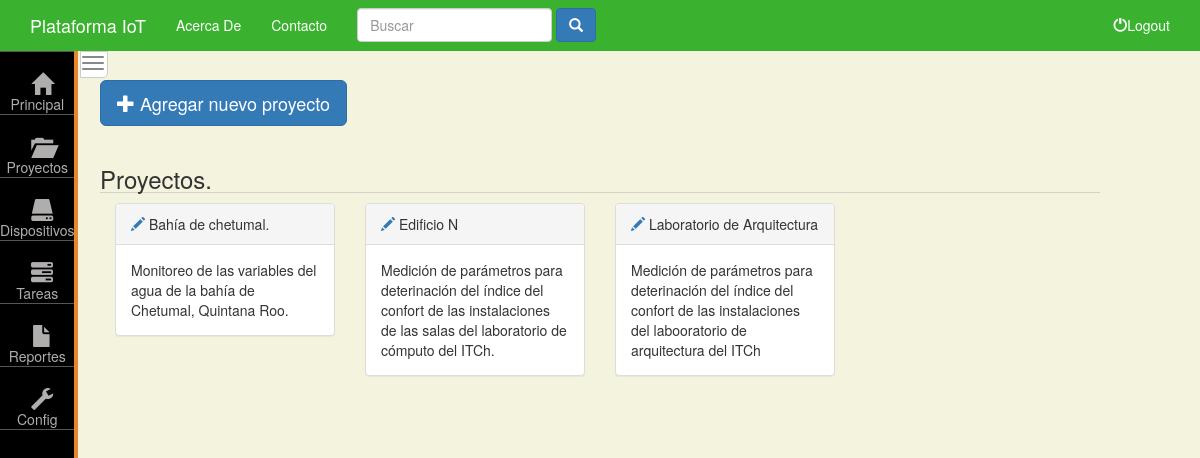
The app's page /dashboard/proyectos/ (signed in) with its own data.
### dashboard/models.py (models this page shows, shortened)
class Proyecto(models.Model):
    nombre_de_proyecto = models.CharField( max_length = 80)
    descripcion = models.TextField()

### dashboard/views.py (the view)
@login_required(login_url = 'cuentas:login')
def formularioProyecto(request):
    form = formProyecto(request.POST or None)
    if form.is_valid():
        proyecto = form.save()
        form = formProyecto()
    proyectos = Proyecto.objects.all()
    context = {
        'form': form,
        'proyectos': proyectos
    }
    return render(request,'dashboard/proyectos.html',context)

### dashboard/forms.py
class formProyecto(forms.ModelForm):
    class Meta:
        model = Proyecto
        fields = '__all__'
        labels = {
            'nombre_de_proyecto': 'Nombre del Proyecto',
            'descripcion': 'Descripción',
        }

### templates/dashboard/proyectos.html (shortened to what this page needs)
{% extends 'dashboard/base.html' %}
{% load staticfiles %}
{% block dashboard_body %}
        <div class="row">
            <button type="button" class="btn btn-primary btn-lg" data-toggle="modal" data-target="#myModal">
                    <span class="glyphicon glyphicon-plus"></span> Agregar nuevo proyecto
            </button>
        </div>
        <section class="row">
        {% if proyectos %}
            <h3 class="section-title">Proyectos.</h3>
            {% for proyecto in proyectos  %}
            <div class="col-sm-3">
                <div class="panel panel-default">
                    <div class="panel-heading">
                        <a href="{% url 'dashboard:detalle-proyecto' proyecto.id %}" class="" >
                            <span class="glyphicon glyphicon-pencil"></span>
                        </a>
                        {{proyecto.nombre_de_proyecto}}
                    </div>
                    <div class="panel-body">
                            {{proyecto.descripcion | truncatewords:30}}
                    </div>
                </div>
            </div>
            {% endfor %}
        {% else %}
            <h3 class="section-title">No se han registrado proyetos.</h3>
        {% endif %}
        </section>
{% endblock %}

### static/css/plataforma-main.css (style rules this page uses)
body { background-color: #fff; }
.section-title { border-bottom: 0.7px #b4b3b380 solid }

### static/css/plataforma.css (style rules this page uses)
body { background-color: #f3f3de; }
.row { margin-top:20px; }
.col-lg-1, .col-lg-10, .col-lg-11, .col-lg-12, .col-lg-2, .col-lg-3, .col-lg-4, .col-lg-5, .col-lg-6, .col-lg-7, .col-lg-8, .col-lg-9, .col-md-1, .col-md-10, .col-md-11, .col-md-12, .col-md-2, .col-md-3, .col-md-4, .col-md-5, .col-md-6, .col-md-7, .col-md-8, .col-md-9, .col-sm-1, .col-sm-10, .col-sm-11, .col-sm-12, .col-sm-2, .col-sm-3, .col-sm-4, .col-sm-5, .col-sm-6, .col-sm-7, .col-sm-8, .col-sm-9, .col-xs-1, .col-xs-10, .col-xs-11, .col-xs-12, .col-xs-2, .col-xs-3, .col-xs-4, .col-xs-5, .col-xs-6, .col-xs-7, .col-xs-8, .col-xs-9 { position: static; }

### records on screen
Proyecto: nombre_de_proyecto "Bahía de chetumal.", descripcion "Monitoreo de las variables del agua de la bahía de Chetumal, Quintana Roo."
Proyecto: nombre_de_proyecto "Edificio N", descripcion "Medición de parámetros para deterinación del índice del confort de las instalaciones de las salas del laboratorio de cómputo del ITCh."
Proyecto: nombre_de_proyecto "Laboratorio de Arquitectura", descripcion "Medición de parámetros para deterinación del índice del confort de las instalaciones del labooratorio de arquitectura del ITCh"
